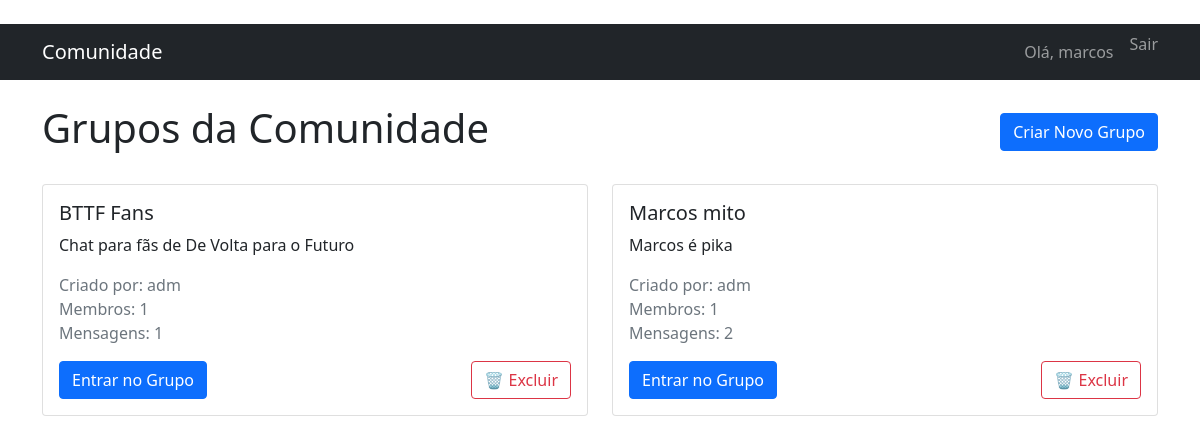
Page /chat/ (signed in) on the committed database.
### chat/models.py (models this page shows, shortened)
class Grupo(models.Model):
    nome = models.CharField(max_length=100)
    descricao = models.TextField(blank=True)
    criador = models.ForeignKey(User, on_delete=models.CASCADE)
    data_criacao = models.DateTimeField(auto_now_add=True)
    membros = models.ManyToManyField(User, related_name='grupos', blank=True)
    class Meta:
        ordering = ['-data_criacao']

### chat/views.py (the view)
# urls.py: path('', views.lista_grupos, name='lista_grupos'),
@login_required
def lista_grupos(request):
    grupos = Grupo.objects.all()
    return render(request, 'chat/lista_grupos.html', {'grupos': grupos})

### chat/templates/chat/lista_grupos.html (shortened to what this page needs)
﻿{% extends 'base.html' %}
{% block content %}
<div class="d-flex justify-content-between align-items-center mb-4">
    <h1>Grupos da Comunidade</h1>
    <a href="{% url 'chat:criar_grupo' %}" class="btn btn-primary">Criar Novo Grupo</a>
</div>
<div class="row">
    {% for grupo in grupos %}
    <div class="col-md-6 mb-3">
        <div class="card">
            <div class="card-body">
                <h5 class="card-title">{{ grupo.nome }}</h5>
                <p class="card-text">{{ grupo.descricao }}</p>
                <p class="text-muted">
                    Criado por: {{ grupo.criador.username }}<br>
                    Membros: {{ grupo.membros.count }}<br>
                    Mensagens: {{ grupo.mensagens.count }}
                </p>
                <div class="d-flex gap-2 flex-wrap">
                    {% if user in grupo.membros.all %}
                        <a href="{% url 'chat:detalhes_grupo' grupo.id %}" class="btn btn-success">Entrar no Chat</a>
                        {% if user != grupo.criador %}
                            <a href="{% url 'chat:sair_grupo' grupo.id %}" class="btn btn-outline-danger">Sair</a>
                        {% endif %}
                    {% else %}
                        <a href="{% url 'chat:entrar_grupo' grupo.id %}" class="btn btn-primary">Entrar no Grupo</a>
                    {% endif %}
                    {% if user == grupo.criador or user.is_superuser %}
                        <a href="{% url 'chat:excluir_grupo' grupo.id %}" class="btn btn-outline-danger ms-auto">
                            🗑️ Excluir
                        </a>
                    {% endif %}
                </div>
            </div>
        </div>
    </div>
    {% empty %}
    <div class="col-12">
        <div class="alert alert-info">
            Nenhum grupo criado ainda. <a href="{% url 'chat:criar_grupo' %}">Crie o primeiro grupo!</a>
        </div>
    </div>
    {% endfor %}
</div>
{% endblock %}

### templates/base.html (shortened to what this page needs)
<!DOCTYPE html>
<html lang="pt-br">
<head>
    <link href="https://cdn.jsdelivr.net/npm/bootstrap@5.1.3/dist/css/bootstrap.min.css" rel="stylesheet">
</head>
<body>
    <nav class="navbar navbar-expand-lg navbar-dark bg-dark">
        <div class="container">
            <a class="navbar-brand" href="{% url 'chat:lista_grupos' %}">Comunidade</a>
            <div class="navbar-nav ms-auto">
                {% if user.is_authenticated %}
                    <span class="navbar-text me-3">Olá, {{ user.username }}</span>
                    <form method="post" action="{% url 'logout' %}" class="d-inline">
                        <button type="submit" class="btn btn-link nav-link p-0" style="border: none; background: none;">
                            Sair
                        </button>
                    </form>
                {% else %}
                    <a class="nav-link" href="{% url 'login' %}">Entrar</a>
                {% endif %}
            </div>
        </div>
    </nav>
    <div class="container mt-4">
        {% block content %}
        {% endblock %}
    </div>
</body>
</html>

### rows in the picture
Grupo: nome "BTTF Fans", descricao "Chat para fãs de De Volta para o Futuro", criador.username "adm", membros.count "1", mensagens.count "1", shows "Entrar no Grupo", shows "🗑️ Excluir"
Grupo: nome "Marcos mito", descricao "Marcos é pika", criador.username "adm", membros.count "1", mensagens.count "2", shows "Entrar no Grupo", shows "🗑️ Excluir"

### other values in the picture
{{ user.username }} "marcos"
